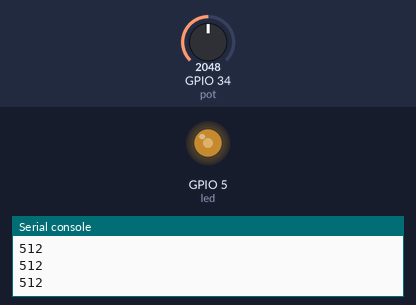
A program run on a simulated ESP32 board running MicroPython. Shown: output pins drawn as LEDs (lit = HIGH), the last lines printed to the serial console. The inputs (shaded band) are chosen by the test bench; at power-on: GPIO 34 (pot) = 2048 (analog values on the 0–4095 scale).

Above: at 1.2 s.
1.3 s: GPIO 34 (pot) set to 2866
At 2.5 s:
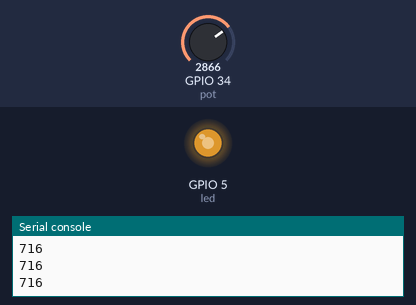
2.8 s: GPIO 34 (pot) set to 3603
At 3.8 s:
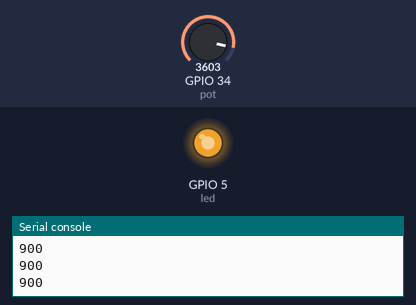
4.3 s: GPIO 34 (pot) set to 491
At 5.0 s:
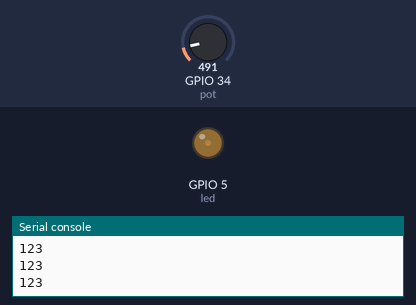
5.8 s: GPIO 34 (pot) set to 0
At 6.2 s:
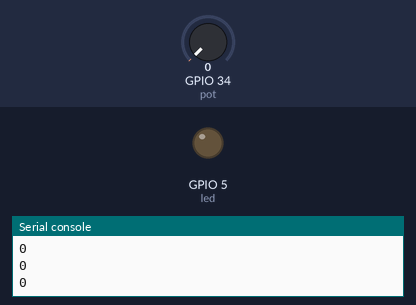
Timing chart, 0 to 8.3 s (numbered marks = the images above; inputs shaded):
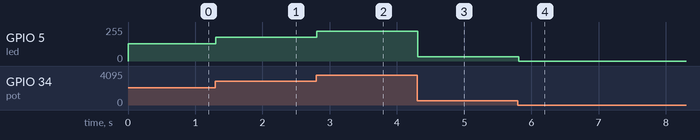

Measured:
- after the input at 1.3 s, GPIO 5 (led): 128/255 → 178/255 at once
- after the input at 2.8 s, GPIO 5 (led): 178/255 → 224/255 at once
- after the input at 4.3 s, GPIO 5 (led): 224/255 → 31/255 at once
- after the input at 5.8 s, GPIO 5 (led): 31/255 → 0/255 at once

The program:

pwm_pot_esp32.py
```python
# Complete project details at https://RandomNerdTutorials.com/micropython-programming-with-esp32-and-esp8266/

from machine import Pin, PWM, ADC
from time import sleep

frequency = 5000
led = PWM(Pin(5), frequency)
pot = ADC(Pin(34))
pot.width(ADC.WIDTH_10BIT)
pot.atten(ADC.ATTN_11DB)

while True:
  pot_value = pot.read()
  print(pot_value)

  if pot_value < 15:
    led.duty(0)
  else:
    led.duty(pot_value)

  sleep(0.1)
```
